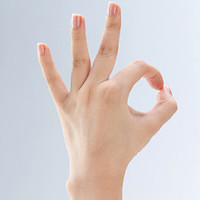
#> input picture data/openpose/images/hand.jpg, 200 x 200 px
$ python -i utility.py   (imports and definitions only)
#> lines starting #> are read from the running program, lines starting #| are printed output that depends on the picture
import cv2
import numpy as np
from sklearn.cluster import KMeans
import collections

# maskが0の部分を白色[255,255,255]に置き換える
def attach_mask(bgr_image,mask):
    bgr_image[mask==0] = [255,255,255]
    return bgr_image

# カメラが計測出来ない黒色の部分([0,0,0]に近い部分)をバランスボール色に置き換える
# [118 lines left out: functions replace_black_pixel, super_pixel, clustering, cluster_to_object, not called in this run]


def Extract_object(bgr_image):
    # maskを使ってクラスタリングの精度を上げる
    mask_1 = np.load('../kinect_and_sensor/mask_1.npy')
    bgr_image[mask_1 == 0] = [255, 255, 255]

    # カメラが計測出来ない黒色の部分をバランスボール色に置き換える
    bgr_image = replace_black_pixel(bgr_image,bgr=[[64,41,37]])

    # hsv画像を用意する
    hsv_image = cv2.cvtColor(bgr_image, cv2.COLOR_BGR2HSV_FULL)  # BGR-HSV変換

    # hsv画像をスーパーピクセルにする
    super_pixel_label = super_pixel(hsv_image)

    # スーパーピクセルをクラスタリングする
    clustering_label = clustering(super_pixel_label, hsv_image)

    # 物体を抽出する
    object_label = cluster_to_object(clustering_label)

    # maskを使ってクラスタリングの精度を上げる
    mask_1 = np.load('../kinect_and_sensor/mask_2.npy')
    object_label[mask_1 == 0] = 0

    return object_label

>>> import cv2
>>> picture = cv2.imread('openpose/images/hand.jpg', cv2.IMREAD_GRAYSCALE)
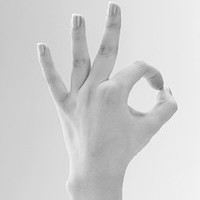
#> picture: shape (200, 200); min 96, max 252, mean 208.8
#> (the run stopped early here; a loop or call above may not have finished)

$ run again, on data/openpose/images/test_1.jpg
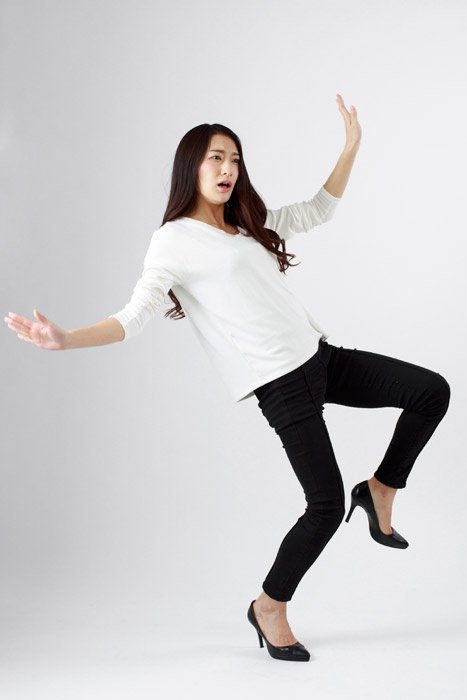
#> input picture data/openpose/images/test_1.jpg, 467 x 700 px
#> `picture = cv2.imread('openpose/images/hand.jpg', cv2.IMREAD_GRAYSCALE)`:
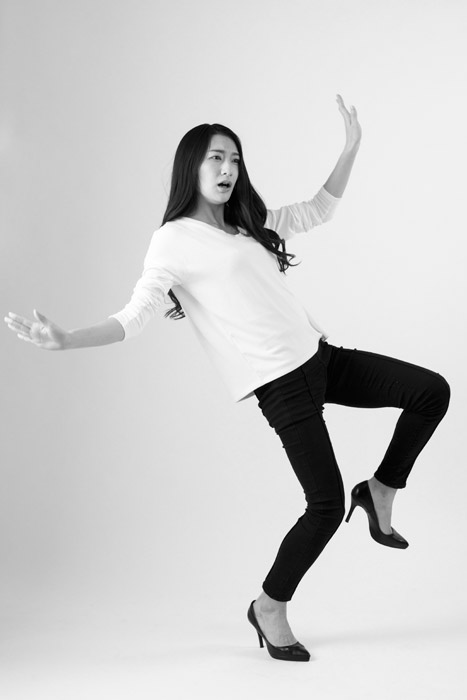
#> picture: shape (700, 467); min 0, max 255, mean 204.5
